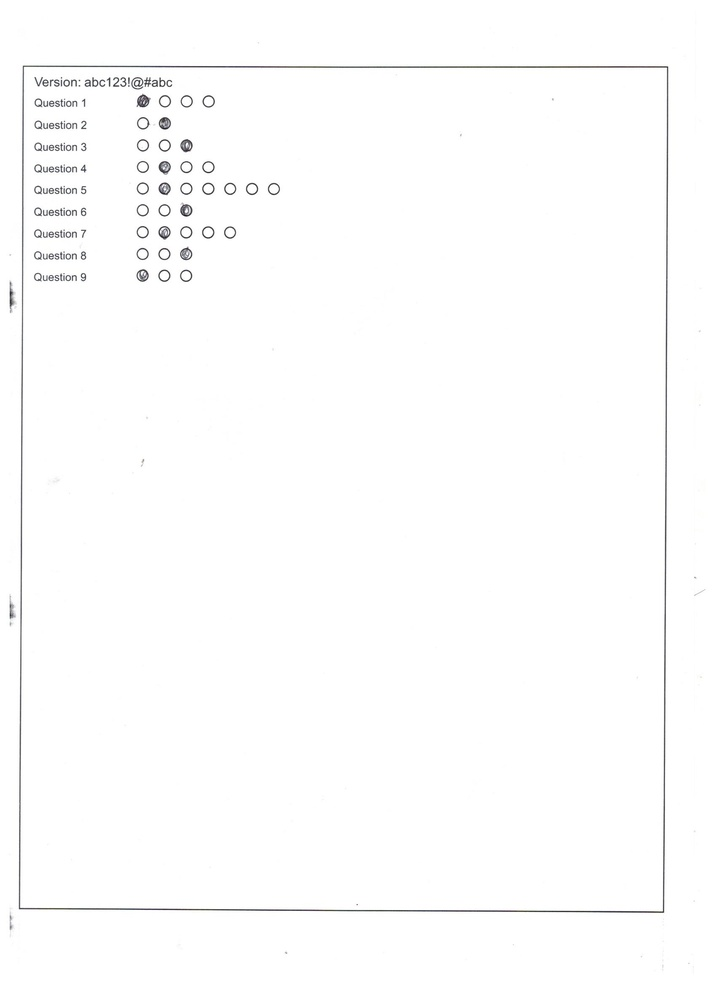
#> input picture help/OMR-Scanner-and-Test-Grader-using-OpenCV-master/images/scan_test.jpg, 716 x 985 px, shrunk from 1700 x 2338 before the run
$ jupyter execute --allow-errors 'test grader with function.ipynb'
#> lines starting #> are read from the running program, lines starting #| are printed output that depends on the picture; after the words box and inside, x2 and y2 are one past the last pixel; in counts of white or black regions, pixels touching at a corner belong together
#> (a cell that did not finish here is left out)

[cell 2]
# [6 lines left out: function show_images, not called in this run]

#> (a cell that did not finish here is left out)

#> (a cell that did not finish here is left out)

#> (a cell that did not finish here is left out)

#> (a cell that did not finish here is left out)

#> (a cell that did not finish here is left out)

#> (a cell that did not finish here is left out)

#> (a cell that did not finish here is left out)

#> (a cell that did not finish here is left out)

#> (a cell that did not finish here is left out)

[cell 12]
# [104 lines of commented-out code are left out]


# [76 lines left out: function grader, not called in this run]

#> (a cell that did not finish here is left out)

#> (a cell that did not finish here is left out)

[cell 15]
import cv2
import pytesseract

def calculate_score(answer_sheet_image_path, answer_key_dict):
    # Load the image
#> called with answer_sheet_image_path = 'images/scan_test.jpg'
    image = cv2.imread(answer_sheet_image_path, 0)  # Load as grayscale
#> image: shape (985, 716); min 25, max 255, mean 252.9

    # Threshold the image to obtain a binary image
    _, binary_image = cv2.threshold(image, 127, 255, cv2.THRESH_BINARY_INV)
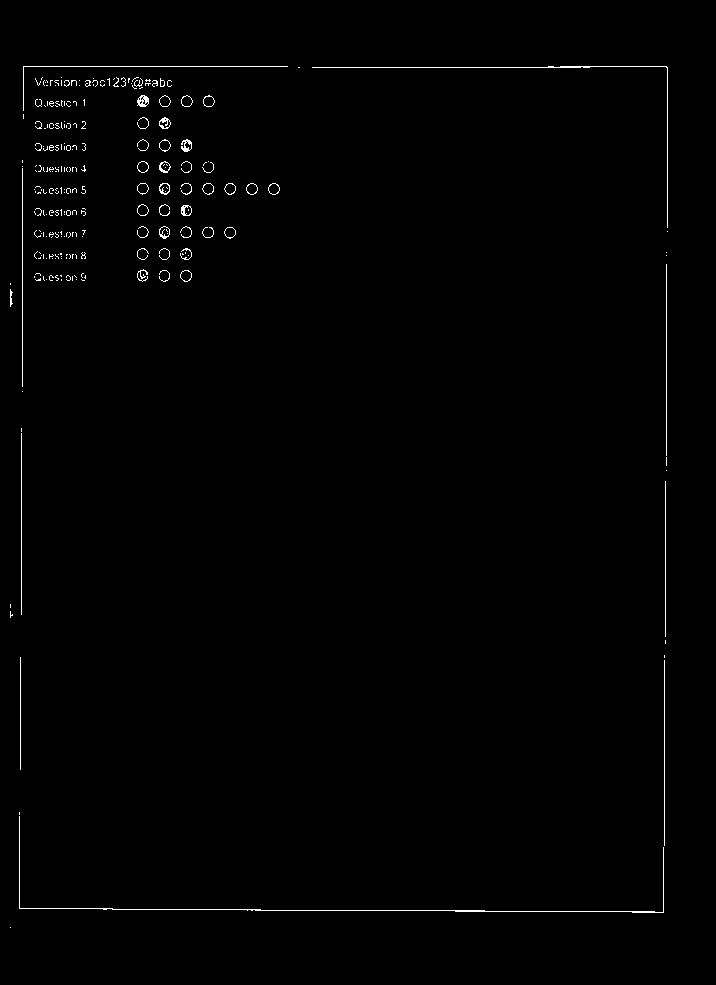
#> binary_image: shape (985, 716); 0.77% white in thin lines or dots, all inside (x1, y1, x2, y2) = (10, 66, 668, 928)

    # Find contours of the marked circles
    contours, _ = cv2.findContours(binary_image, cv2.RETR_EXTERNAL, cv2.CHAIN_APPROX_SIMPLE)
#> contours = 239 contours, 216 with area under 20; largest, box (x1, y1, x2, y2) and area: (137, 95, 149, 107) 96, (180, 270, 192, 282) 96, (268, 183, 280, 195) 95, (246, 183, 258, 195) 95, (137, 161, 149, 173) 95

    # Sort the contours from left to right
    contours = sorted(contours, key=lambda x: cv2.boundingRect(x)[0])
#> contours = 239 contours, 216 with area under 20; largest, box (x1, y1, x2, y2) and area: (137, 95, 149, 107) 96, (180, 270, 192, 282) 96, (137, 161, 149, 173) 95, (246, 183, 258, 195) 95, (268, 183, 280, 195) 95

    # Identify the marked answers
    marked_answers = {}
    for i, contour in enumerate(contours):
        # Compute the centroid of the contour
        M = cv2.moments(contour)
        if M["m00"] != 0:
            cx = int(M["m10"] / M["m00"])
            cy = int(M["m01"] / M["m00"])

            # Determine the question number based on the centroid position
            question_number = int(cx / (image.shape[1] / len(answer_key_dict)))

            # Determine the marked answer based on the centroid position
            marked_answer = int(cy / (image.shape[0] / 5))  # Assuming 5 options per question

            # Store the marked answer for the question
            marked_answers[question_number] = marked_answer
#> this loop made 239 passes
#> (contour, cx, cy, question_number, marked_answer) on passes 34, 58: ([[40, 257], [39, 258], [38, 258], [40, 258]], 39, 257, 0, 1), ([[47, 167], [47, 170], [46, 171], [47, 171]], 46, 170, 0, 0)
#> (cx, cy, question_number, marked_answer) on passes 2, 4, 6, 16, 19, 22: (10, 614, 0, 3), (10, 297, 0, 1), (471, 910, 5, 4), (23, 66, 0, 0), (39, 235, 0, 1), (38, 279, 0, 1)
#> after the loop, marked_answers = {0: 0, 5: 4, 1: 0, 2: 0, 3: 0, 7: 0}

    # Calculate the score by comparing the marked answers with the answer key
    correct_answers = 0
    for question_number, marked_answer in marked_answers.items():
        if question_number in answer_key_dict and marked_answer == answer_key_dict[question_number]:
            correct_answers += 1
#> this loop made 6 passes
#> (question_number, marked_answer) on passes 1 to 6: (0, 0), (5, 4), (1, 0), (2, 0), (3, 0), (7, 0)
#> after the loop, correct_answers = 5

    # Calculate the score as the number of correct answers divided by the total number of questions
    total_questions = len(answer_key_dict)
    score = correct_answers / total_questions
#> score = 0.556

    return score

[cell 16]
import cv2
import imutils
import numpy as np
import random

# [70 lines left out: function grader, not called in this run]

[cell 17]
# usage

image = "images/scan_test.jpg"
ANSWER_KEY = {
    0 :0,
    1 :0,
    2 :0,
    3 :0,
    4 :0,
    5 :0,
    6 :0,
    7 :0,
    8 :0,
}
calculate_score(image,ANSWER_KEY)

[cell 18]
cv2.imread(image)

[cell 19]
answer_sheet_image_path = "images/test_with_frame_with_answers.png"
answer_key_dict = {
    0 :1,
    1 :1,
    2 :1,
    3 :1,
    4 :1,
    5 :1,
    6 :1,
    7 :1,
    8 :1,
}

# Load the image
image = cv2.imread(answer_sheet_image_path, 0)  # Load as grayscale
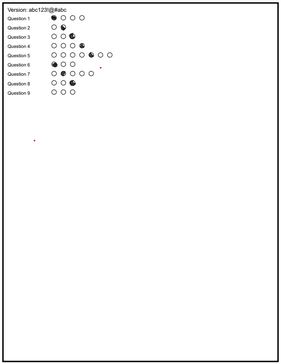
#> input picture help/OMR-Scanner-and-Test-Grader-using-OpenCV-master/images/test_with_frame_with_answers.png, 281 x 364 px, shrunk from 667 x 865 before the run
#> image: shape (364, 281); min 0, max 255, mean 248.6

# Threshold the image to obtain a binary image
_, binary_image = cv2.threshold(image, 127, 255, cv2.THRESH_BINARY_INV)
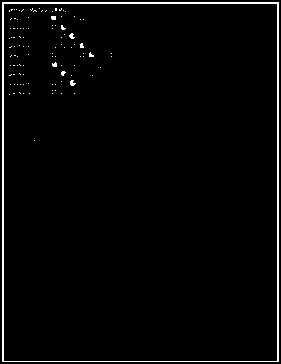
#> binary_image: shape (364, 281); 2.5% white in thin lines or dots

# Find contours of the marked circles
contours, _ = cv2.findContours(binary_image, cv2.RETR_EXTERNAL, cv2.CHAIN_APPROX_SIMPLE)
#> contours = [[[2, 2], [2, 361], [278, 361], [278, 2]]]

contours

# Sort the contours from left to right
contours = sorted(contours, key=lambda x: cv2.boundingRect(x)[0])

# Identify the marked answers
marked_answers = []
for contour in contours:
    # Compute the centroid of the contour
    M = cv2.moments(contour)
    if M["m00"] != 0:
        cx = int(M["m10"] / M["m00"])
        cy = int(M["m01"] / M["m00"])

        # Determine the answer based on the centroid position
        question_number = int(cx / (image.shape[1] / len(answer_key_dict)))
        marked_answer = int(cy / (image.shape[0] / 5))  # Assuming 5 options per question
        marked_answers.append((question_number, marked_answer))
#> this loop made 1 pass
#> (contour, cx, cy, question_number, marked_answer) on pass 1: ([[2, 2], [2, 361], [278, 361], [278, 2]], 140, 181, 4, 2)
#> after the loop, marked_answers = [(4, 2)]

# Calculate the score by comparing the marked answers with the answer key
correct_answers = 0
for question_number, marked_answer in marked_answers:
    if question_number in answer_key_dict and marked_answer == answer_key_dict[question_number]:
        correct_answers += 1
#> this loop made 1 pass
#> after the loop, correct_answers = 0

# Calculate the score as the number of correct answers divided by the total number of questions
total_questions = len(answer_key_dict)
score = correct_answers / total_questions
#> score = 0
